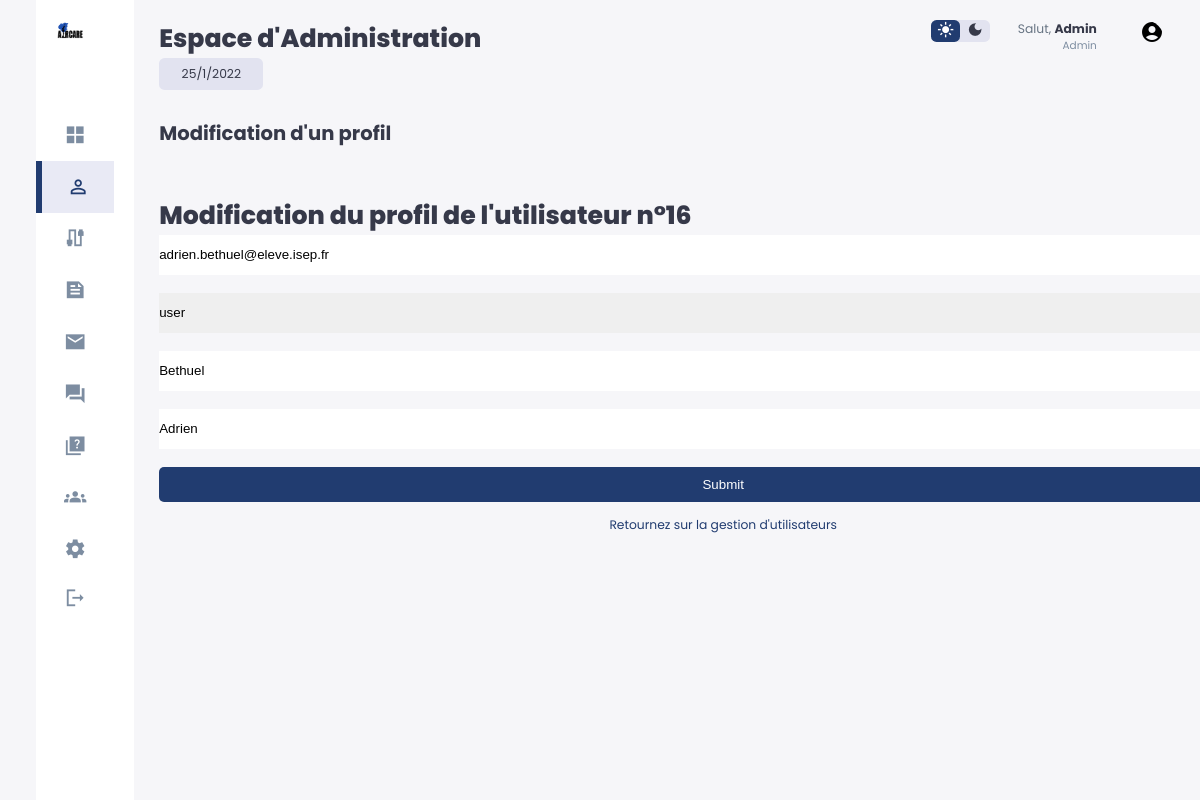
The page /a_modifierprofil.php?id=16 (signed in) on the database its author committed.
### tables this page shows
CREATE TABLE IF NOT EXISTS `users` (
  `id` int NOT NULL AUTO_INCREMENT,
  `first_name` varchar(128) NOT NULL,
  `last_name` varchar(128) NOT NULL,
  `email` varchar(255) NOT NULL,
  `password` varchar(255) NOT NULL,
  `role` enum('user','administrator','manager') NOT NULL,
  PRIMARY KEY (`id`)
);

### a_modifierprofil.php (the view, shortened to what this page needs)
<?php
require("./config/database.php") ;
            if(isset($_GET['id']) AND !empty($_GET['id'])){
                $getid = $_GET['id'];
                $recupUser = $database->prepare('SELECT * FROM users WHERE id = ?');
                $recupUser->execute(array($getid));
                if($recupUser->rowCount()>0){
                    $userInfos = $recupUser->fetch();
                    $user_mail = $userInfos['email'];
                    $user_last_name = $userInfos['last_name'];
                    $user_first_name = $userInfos['first_name'];
                }else{
                }
            }else{
                echo "Aucun identifiant trouvé";
            }
?>
<head>
    <link rel="stylesheet" href="admin.css">
</head>
<body>
    <div class="container">
        <aside>
            <div class="top">
                <div class="logo">
                    <img src="Assets/images/logo.png" alt="Logo">
                </div>
            </div>
            <div class="sidebar">
                <a href="admin.php">
                    <span class="material-icons-sharp">grid_view</span>
                </a>
                <a href="a_law.php"  class="active">
                    <span class="material-icons-sharp">person_outline</span>
                </a>
                <a href="#">
                    <span class="material-icons-sharp">cable</span>
                </a>
                <a href="a_news.php">
                    <span class="material-icons-sharp">feed</span>
                </a>
                <a href="a_message.php">
                    <span class="material-icons-sharp">email</span>
                </a>
                <a href="#">
                    <span class="material-icons-sharp">forum</span>
                </a>
                <a href="a_FAQ.php"  >
                    <span class="material-icons-sharp">quiz</span>
                </a>
                <a href="#">
                    <span class="material-icons-sharp">groups</span>
                </a>
                <a href="change_profile.php">
                    <span class="material-icons-sharp">settings</span>
                </a>
                <a href="authentication/logout_action.php">
                    <span class="material-icons-sharp">logout</span>
                </a>
            </div>
        </aside>
        <main>
            <h1>Espace d'Administration</h1>
            <div class="date">
                <p class="date-p"><?php echo date("j/n/Y");?></p>
            </div>
            <div class="users-list-main">
                <h2>
                    Modification d'un profil
                </h2>
                <div class="recent-grids">
                    <h1>Modification du profil de l'utilisateur n°<?= $getid ?></h1>
                    <form action="" method="POST">
            <input type="mail" name="email" value="<?= $user_mail ?>" style="width:100%;height:40px"><br>
            <br>
            <select name="role" value="<?php $userInfos['role']; ?>" style="width:100%;height:40px">
                <option value="user">user</option>
            </select><br>
            <br>
            <input type="text" name="nom" value="<?= $user_last_name ?>" style="width:100%;height:40px"><br>
            <br>
            <input type="text" name="prenom" value="<?= $user_first_name ?>" style="width:100%;height:40px"><br>
            <br>
            <input type="submit" name="valider" style="width:100%; padding: 10px 20px; border-radius : 5px 5px; border:none; background-color: #213C70; color:white;">
        </form>
                    <a href="a_law.php">Retournez sur la gestion d'utilisateurs </a>
                </div>
            </div>
        </main>
        <div class="right">
            <div class="top">
                <div class="theme-toggler">
                    <span class="material-icons-sharp active">light_mode</span>
                    <span class="material-icons-sharp">dark_mode</span>
                </div>
                <div class="profile">
                    <div class="info">
                        <p>Salut, <b>Admin</b></p>
                        <small class="text-muted">Admin</small>
                    </div>
                    <div class="profile-photo">
                        <span class="material-icons-sharp">account_circle</span>
                    </div>
                </div>
            </div>
        </div>
    </div>
</body>
</html>

### admin.css (style rules this page uses)
h1, h2, h3, th, td { color: var(--color-dark); }
* { margin: 0; padding: 0; outline: 0; appearance: none; border: 0; text-decoration: none; list-style: none; box-sizing: border-box; }
body { width: 100vw; height: 100vh; font-family: poppins, sans-serif; font-size: 0.88rem; background: var(--color-background); user-select: none; overflow-x: hidden; }
.container { display: grid; width: 96%; margin: 0 auto; gap: 1.8rem; grid-template-columns: 14rem auto 23rem; }
a { color: var(--color-dark); }
img { display: block; width: 100%; }
h1 { font-weight: 800; font-size: 1.8rem; }
h2 { font-size: 1.4rem; }
small { font-size: 0.75rem; }
.profile-photo { width: 2.8rem; height: 2.8rem; border-radius: 50%; overflow: hidden; }
.text-muted { color: var(--color-info-dark); }
p { color: var(--color-dark-variant); }
b { color: var(--color-dark); }
aside { height: 100vh; background: var(--color-white); }
aside .top { background: var(--color-white); display: flex; align-items: center; justify-content: space-between; margin: 1.4rem; }
aside .logo { display: flex; gap: 0.8rem; }
aside .logo img { width: 2rem; height: 2rem; }
aside .sidebar { background-color: var(--color-white); display: flex; flex-direction: column; height: 86vh; position: relative; top: 3rem; }
aside .sidebar a { display: flex; color: var(--color-info-dark); margin-left: 2rem; gap: 1rem; align-items: center; position: relative; height: 3.7rem; transition: all 300ms ease; }
aside .sidebar a span { font-size: 1.6rem; transition: all 300ms ease; }
aside .sidebar a:last-child { position: absolute; bottom: 2rem; width: 100%; }
aside .sidebar a.active { background: var(--color-light); color: var(--color-primary); margin-left: 0; }
aside .sidebar a.active::before { content: ""; width: 6px; height: 100%; background: var(--color-primary); }
aside .sidebar a.active span { color: var(--color-primary); margin-left: calc(1rem - 3px); }
main { margin-top: 1.4rem; }
main .date { display: inline-block; background: var(--color-light); border-radius: var(--border-radius-1); padding: 0.5rem 1.6rem; }
main .date .date-p { background: transparent; color: var(--color-dark); }
main .users-list-main { margin-top: 2rem; }
main .users-list-main h2 { margin-bottom: 0.8rem; }
main .users-list-main a { text-align: center; display: block; margin: 1rem auto; color: var(--color-primary); }
.right { margin-top: 1.4rem; }
.right .top { display: flex; justify-content: end; gap: 2rem; }
.right .theme-toggler { background: var(--color-light); color: var(--color-dark); display: flex; justify-content: space-between; align-items: center; height: 1.6rem; width: 4.2rem; cursor: pointer; border-radius: var(--border-radius-1); }
.right .theme-toggler span { font-size: 1.2rem; width: 50%; height: 100%; display: flex; align-items: center; justify-content: center; }
.right .theme-toggler span.active { background: var(--color-primary); color: var(--color-white); border-radius: var(--border-radius-1); }
.right .top .profile { display: flex; gap: 2rem; text-align: right; }
.recent-grids { margin-top: 3.5rem; display: grid; }
@media screen and (max-width: 1200px) { .container { width: 94%; grid-template-columns: 7rem auto 23rem; } }
@media screen and (max-width: 1200px) { aside .sidebar a { width: 5.6rem; } }
@media screen and (max-width: 1200px) { aside .sidebar a:last-child { position: relative; margin-top: 1.8rem; } }
@media screen and (max-width: 1200px) { main .users-list-main { width: 94%; position: absolute; left: 50%; transform: translateX(-50%); margin: 2rem 0 0 8.8rem; } }

### rows shown on the page
users: email "adrien.bethuel@eleve.isep.fr", nom "Bethuel", prenom "Adrien"

### other values the page prints
$getid "16"
